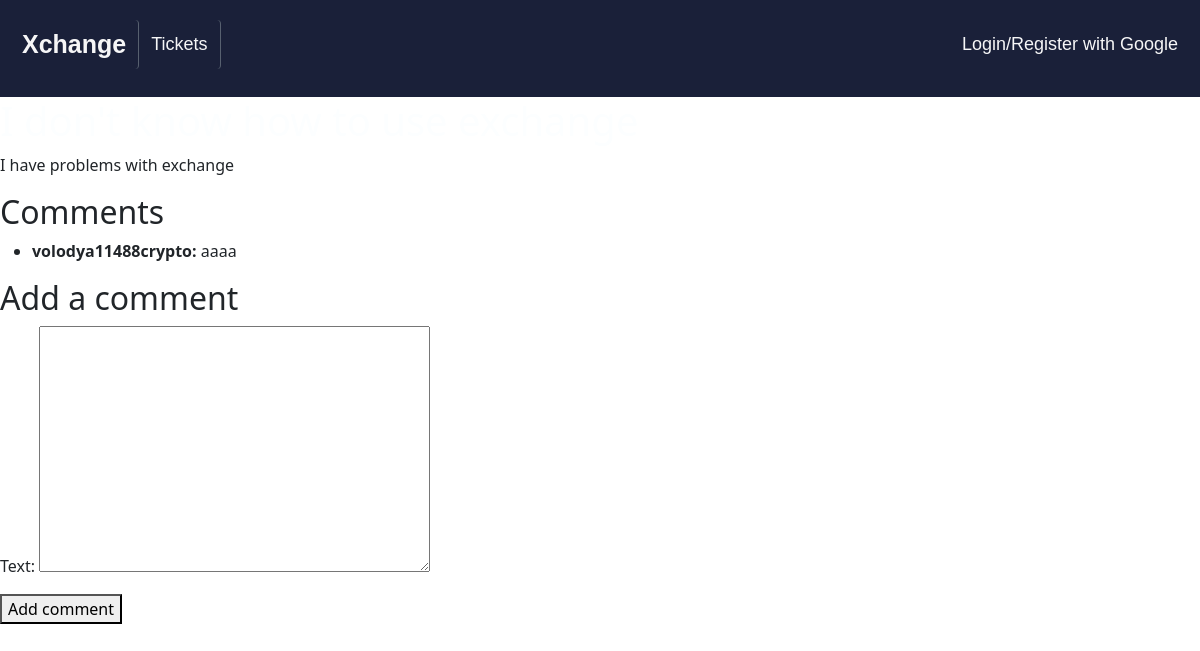
The app's page /support/ticket/1/, older data.
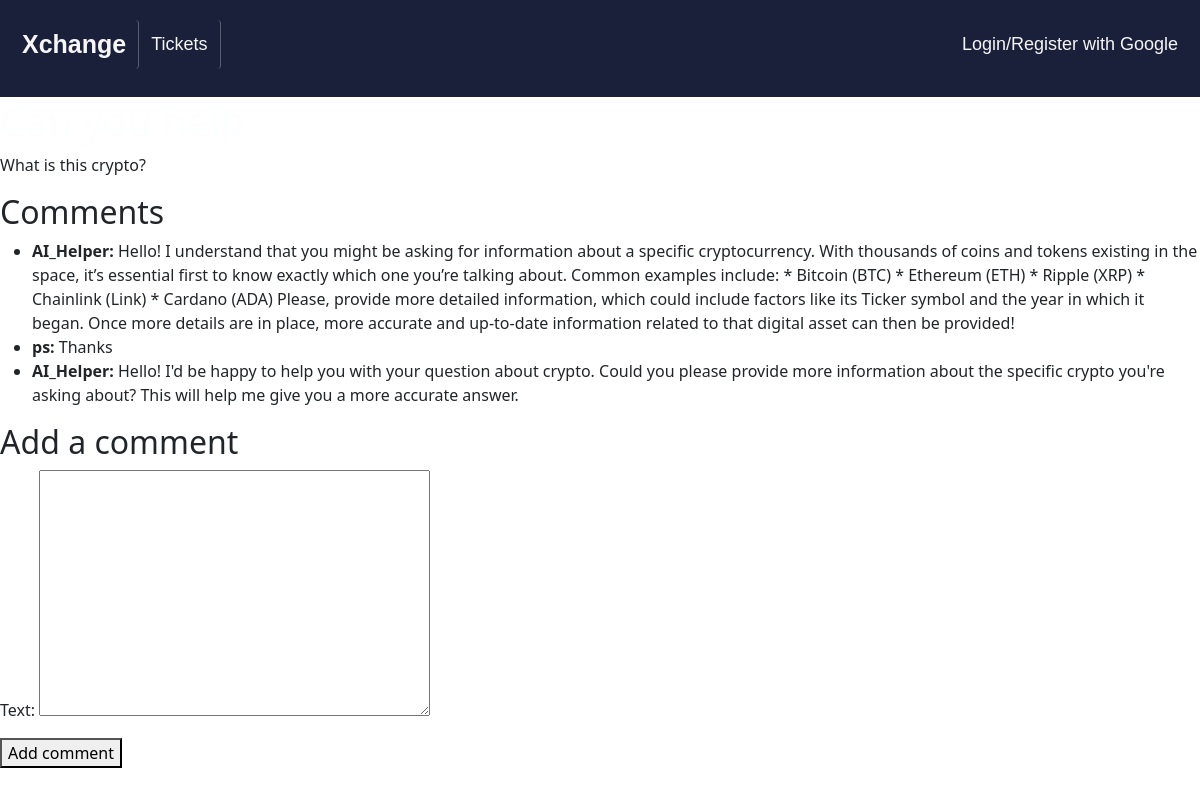
The same page, newer data.
### support/models.py (models this page shows, shortened)
class Ticket(models.Model):
    title = models.CharField(max_length=255)
    description = models.TextField()
    created_at = models.DateTimeField(auto_now_add=True)
    user = models.ForeignKey(User, on_delete=models.CASCADE)
    status = models.CharField(max_length=20, choices=[
        ('open', 'Open'),
        ('in_progress', 'In Progress'),
        ('closed', 'Closed')
    ])

class Comment(models.Model):
    is_ai = models.BooleanField(default=False)
    ticket = models.ForeignKey(Ticket, on_delete=models.CASCADE, related_name='comments')
    user = models.ForeignKey(User, on_delete=models.CASCADE)
    text = models.TextField()
    created_at = models.DateTimeField(auto_now_add=True)
    is_ai = models.BooleanField(default=False)  # New field

### support/views.py (the view)
# urls.py: path('support/ticket/<int:pk>/', views.ticket_detail, name='ticket_detail'),
def ticket_detail(request, pk):
    ticket = get_object_or_404(Ticket, pk=pk)
    if request.method == 'POST':
        comment_form = CommentForm(request.POST)
        if comment_form.is_valid():
            comment = comment_form.save(commit=False)
            comment.ticket = ticket
            comment.user = request.user
            comment.save()
            generate_ai_response(ticket)  # Trigger AI response
            return redirect('ticket_detail', pk=ticket.pk)
    else:
        comment_form = CommentForm()
    return render(request, 'support/ticket_detail.html', {'ticket': ticket, 'comment_form': comment_form})

### support/forms.py
class CommentForm(forms.ModelForm):
    class Meta:
        model = Comment
        fields = ('text',)
        exclude = ('user',)

### templates/support/ticket_detail.html (shortened to what this page needs)
{% block content %}
{% load socialaccount %}
<!DOCTYPE html>
<html lang="en">
<head>
    <link rel="stylesheet" href="https://cdn.jsdelivr.net/npm/bootstrap@5.3.0/dist/css/bootstrap.min.css">
    <link rel="stylesheet" href="https://cdnjs.cloudflare.com/ajax/libs/font-awesome/4.7.0/css/font-awesome.min.css">
</head>
<body>
    <div class="background-container">
        <header>
            <div class="header">
                <a href="/" class="logo">Xchange</a>
                <a class="h1">Tickets </a>
                <div class="header-right">
                    {% if user.is_authenticated %}
                        <a href="/support">Back</a>
                        <a href="{% url 'logout_view' %}">Logout</a>
                    {% else %}
                        <a href="{% provider_login_url 'google'%}?next=/">Login/Register with Google</a>
                    {% endif %}
                </div>
            </div>
        </header>
  <h1>{{ ticket.title }}</h1>
  <p>{{ ticket.description }}</p>
  <h2>Comments</h2>
  <ul>
    {% for comment in ticket.comments.all %}
      <li>
        <strong>{{ comment.user.username }}:</strong> {{ comment.text }}
      </li>
    {% empty %}
      <li>No comments yet.</li>
    {% endfor %}
  </ul>
  <h2>Add a comment</h2>
  <form method="post">
    {{ comment_form.as_p }}
    <button type="submit">Add comment</button>
  </form>
{% endblock %}

### templates/support/ticket_detail.html (style rules this page uses)
body { margin: 0; padding: 0; overflow: hidden; }
.background-container { background-size: cover; background-position: center; background-repeat: no-repeat; height: 100vh; overflow-y: auto; }
h1 { color: #fcfeff; text-align: left; }
.header { font-family: 'Montserrat', sans-serif; overflow: hidden; background-color: #1a2039; padding: 20px 10px; }
.header a { float: left; color: #f6f6f7; text-align: center; padding: 12px; text-decoration: none; font-size: 18px; line-height: 25px; border-radius: 4px; transition: background-color 0.3s, color 0.3s; }
.header a:not(:last-child) { border-right: 1px solid #57606f; }
.header a.logo { font-size: 25px; font-weight: bold; }
.header-right { float: right; }
body { margin: 0; }

Row changes from the older to the newer data that the page shows:
removed Comment: user.username "volodya11488crypto", text "aaaa"
changed Ticket: description "I have problems with exchange" → "What is this crypto?"
added Comment: user.username "AI_Helper", text "Hello! I understand that you might be asking for information about a specific cryptocurrency. With thousands of coins and tokens existing in the space, it’s essential first to know exactly which one you’re talking about. Common examples include: * Bitcoin (BTC) * Ethereum (ETH) * Ripple (XRP) * Chainlink (Link) * Cardano (ADA) Please, provide more detailed information, which could include factors like its Ticker symbol and the year in which it began. Once more details are in place, more accurate and up-to-date information related to that digital asset can then be provided!"
added Comment: user.username "ps", text "Thanks"
added Comment: user.username "AI_Helper", text "Hello! I'd be happy to help you with your question about crypto. Could you please provide more information about the specific crypto you're asking about? This will help me give you a more accurate answer."
